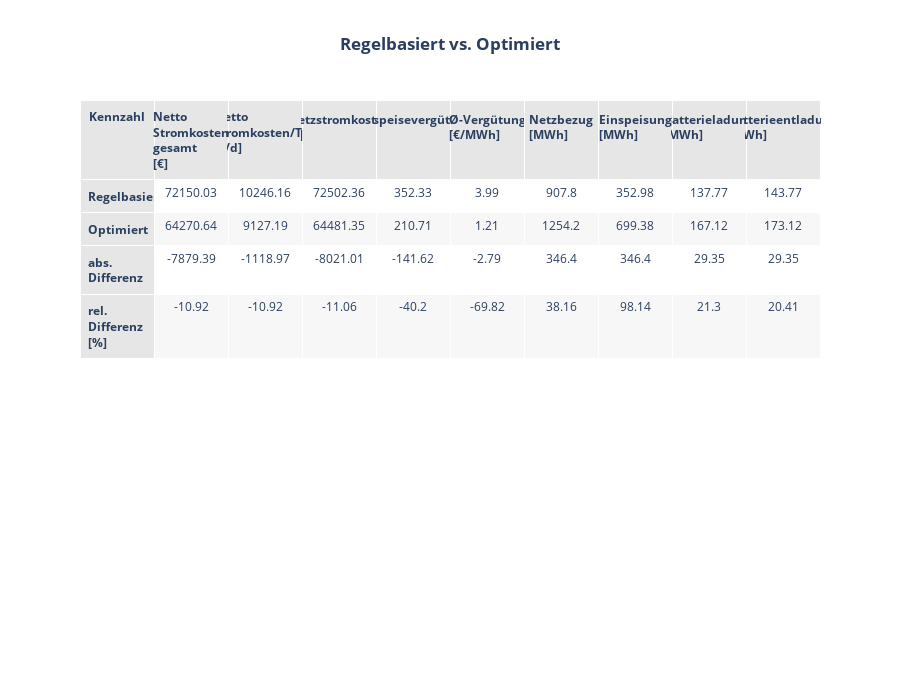

This figure's notebook cell:
### Markdown cell above
**Ausgabe der wichtigsten KPIs zum quanitiativen Vergleich der Performance**

### Code cell
import numpy as np
import pandas as pd
import plotly.graph_objects as go

# Export-gewichtete Preise
wavg_price_rule = (result_df_rule["spotprice_EUR_per_MWh"] * result_df_rule["ee_export_MWh"]).sum() / max(result_kpis_rule["Einspeisung"], 1e-9)
wavg_price_opt  = (result_df_opt["spotprice_EUR_per_MWh"]  * result_df_opt["ee_export_MWh"]).sum()  / max(result_kpis_opt["Einspeisung"], 1e-9)

# Tage aus Stunden
days = len(df_weather) / 24

# Basistabelle
summary = pd.DataFrame({
    "Netto Stromkosten gesamt [€]": [result_kpis_rule["Netto Stromkosten"], result_kpis_opt["Netto Stromkosten"]],
    "Netto Stromkosten/Tag [€/d]":  [result_kpis_rule["Netto Stromkosten"]/days, result_kpis_opt["Netto Stromkosten"]/days],
    "Netzstromkosten [€]":          [result_kpis_rule["Netzstromkosten"], result_kpis_opt["Netzstromkosten"]],
    "Einspeisevergütung [€]":       [result_kpis_rule["Einspeisevergütung"], result_kpis_opt["Einspeisevergütung"]],
    "Ø-Vergütung [€/MWh]":    [wavg_price_rule, wavg_price_opt],
    "Netzbezug [MWh]":              [result_kpis_rule["Netzbezug"], result_kpis_opt["Netzbezug"]],
    "Einspeisung [MWh]":            [result_kpis_rule["Einspeisung"], result_kpis_opt["Einspeisung"]],
    "Batterieladung [MWh]":         [result_kpis_rule["Batterieladung"], result_kpis_opt["Batterieladung"]],
    "Batterieentladung [MWh]":      [result_kpis_rule["Batterieentladung"], result_kpis_opt["Batterieentladung"]],
}, index=["Regelbasiert", "Optimiert"])

# abs. Differenz und rel. Differenz [%]
abs_diff = summary.loc["Optimiert"] - summary.loc["Regelbasiert"]
rel_diff = (abs_diff / summary.loc["Regelbasiert"].replace(0, np.nan)) * 100

summary.loc["abs. Differenz"] = abs_diff
summary.loc["rel. Differenz [%]"] = rel_diff

summary = summary.astype(float).round(2)

# Header fett
cols = summary.columns.tolist()
header_vals = ["<b>Kennzahl</b>"] + [f"<b>{c}</b>" for c in cols]

# Werte; linke Spalte fett
left_col_vals = [f"<b>{idx}</b>" for idx in summary.index.tolist()]
values = [left_col_vals] + [summary[c].round(2).tolist() for c in cols]

# Zellfarben: linke Spalte komplett grau, andere Spalten Zebra
n_rows = len(summary)
first_col = ["#e6e6e6"] * n_rows
zebra = [["#ffffff", "#f7f7f7"][i % 2] for i in range(n_rows)]
fill_colors = [first_col] + [zebra for _ in cols]

fig = go.Figure(data=[go.Table(
    header=dict(values=header_vals, fill_color="#e6e6e6", align="center", height=28),
    cells=dict(
        values=values,
        align=["left"] + ["center"] * len(cols),
        fill_color=fill_colors,
        height=26
    )
)])

fig.update_layout(
    title="<b>Regelbasiert vs. Optimiert</b>",
    title_x=0.5,
    height=700
)

fig.show()

summary.to_csv("results\kpi_vergleich_tabellarisch.csv")

### Figure 1 — Plotly figure (JSON) as saved in the notebook; plotly's stock layout.template omitted (floating-point values rounded to 4 significant figures)
{"data": [{"cells": {"align": ["left", "center", "center", "center", "center", "center", "center", "center", "center", "center"], "fill": {"color": [["#e6e6e6", "#e6e6e6", "#e6e6e6", "#e6e6e6"], ["#ffffff", "#f7f7f7", "#ffffff", "#f7f7f7"], ["#ffffff", "#f7f7f7", "#ffffff", "#f7f7f7"], ["#ffffff", "#f7f7f7", "#ffffff", "#f7f7f7"], ["#ffffff", "#f7f7f7", "#ffffff", "#f7f7f7"], ["#ffffff", "#f7f7f7", "#ffffff", "#f7f7f7"], ["#ffffff", "#f7f7f7", "#ffffff", "#f7f7f7"], ["#ffffff", "#f7f7f7", "#ffffff", "#f7f7f7"], ["#ffffff", "#f7f7f7", "#ffffff", "#f7f7f7"], ["#ffffff", "#f7f7f7", "#ffffff", "#f7f7f7"]]}, "height": 26, "values": [["<b>Regelbasiert</b>", "<b>Optimiert</b>", "<b>abs. Differenz</b>", "<b>rel. Differenz [%]</b>"], [72150.0, 64270.0, -7879.0, -10.92], [10250.0, 9127.0, -1119.0, -10.92], [72500.0, 64480.0, -8021.0, -11.06], [352.3, 210.7, -141.6, -40.2], [3.99, 1.21, -2.79, -69.82], [907.8, 1254.0, 346.4, 38.16], [353.0, 699.4, 346.4, 98.14], [137.8, 167.1, 29.35, 21.3], [143.8, 173.1, 29.35, 20.41]]}, "header": {"align": "center", "fill": {"color": "#e6e6e6"}, "height": 28, "values": ["<b>Kennzahl</b>", "<b>Netto Stromkosten gesamt [€]</b>", "<b>Netto Stromkosten/Tag [€/d]</b>", "<b>Netzstromkosten [€]</b>", "<b>Einspeisevergütung [€]</b>", "<b>Ø-Vergütung [€/MWh]</b>", "<b>Netzbezug [MWh]</b>", "<b>Einspeisung [MWh]</b>", "<b>Batterieladung [MWh]</b>", "<b>Batterieentladung [MWh]</b>"]}, "type": "table"}], "layout": {"height": 700, "title": {"text": "<b>Regelbasiert vs. Optimiert</b>", "x": 0.5}}}
